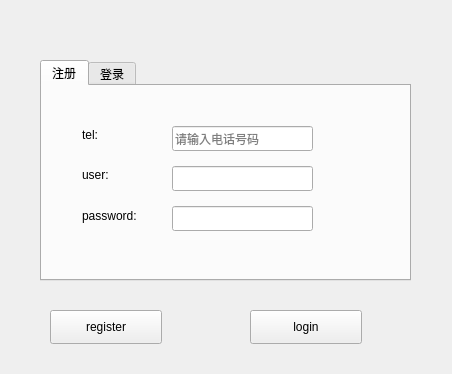
<?xml version="1.0" encoding="UTF-8"?>
<ui version="4.0">
 <class>login</class>
 <widget class="QWidget" name="login">
  <property name="geometry">
   <rect>
    <x>0</x>
    <y>0</y>
    <width>452</width>
    <height>374</height>
   </rect>
  </property>
  <property name="windowTitle">
   <string>Form</string>
  </property>
  <widget class="QTabWidget" name="tabWidget">
   <property name="geometry">
    <rect>
     <x>40</x>
     <y>60</y>
     <width>371</width>
     <height>221</height>
    </rect>
   </property>
   <property name="currentIndex">
    <number>0</number>
   </property>
   <widget class="QWidget" name="tab">
    <attribute name="title">
     <string>注册</string>
    </attribute>
    <widget class="QLabel" name="label">
     <property name="geometry">
      <rect>
       <x>40</x>
       <y>40</y>
       <width>81</width>
       <height>18</height>
      </rect>
     </property>
     <property name="text">
      <string>tel:</string>
     </property>
    </widget>
    <widget class="QLineEdit" name="registerTel">
     <property name="geometry">
      <rect>
       <x>130</x>
       <y>40</y>
       <width>141</width>
       <height>25</height>
      </rect>
     </property>
     <property name="echoMode">
      <enum>QLineEdit::Normal</enum>
     </property>
     <property name="placeholderText">
      <string>请输入电话号码</string>
     </property>
    </widget>
    <widget class="QLabel" name="label_2">
     <property name="geometry">
      <rect>
       <x>40</x>
       <y>80</y>
       <width>81</width>
       <height>18</height>
      </rect>
     </property>
     <property name="text">
      <string>user:</string>
     </property>
    </widget>
    <widget class="QLabel" name="label_5">
     <property name="geometry">
      <rect>
       <x>40</x>
       <y>120</y>
       <width>81</width>
       <height>20</height>
      </rect>
     </property>
     <property name="text">
      <string>password:</string>
     </property>
    </widget>
    <widget class="QLineEdit" name="registerUser">
     <property name="geometry">
      <rect>
       <x>130</x>
       <y>80</y>
       <width>141</width>
       <height>25</height>
      </rect>
     </property>
    </widget>
    <widget class="QLineEdit" name="registerPasswrd">
     <property name="geometry">
      <rect>
       <x>130</x>
       <y>120</y>
       <width>141</width>
       <height>25</height>
      </rect>
     </property>
     <property name="echoMode">
      <enum>QLineEdit::Password</enum>
     </property>
    </widget>
   </widget>
   <widget class="QWidget" name="tab_2">
    <attribute name="title">
     <string>登录</string>
    </attribute>
    <widget class="QLabel" name="label_6">
     <property name="geometry">
      <rect>
       <x>40</x>
       <y>90</y>
       <width>81</width>
       <height>20</height>
      </rect>
     </property>
     <property name="text">
      <string>password:</string>
     </property>
    </widget>
    <widget class="QLabel" name="label_7">
     <property name="geometry">
      <rect>
       <x>40</x>
       <y>50</y>
       <width>81</width>
       <height>18</height>
      </rect>
     </property>
     <property name="text">
      <string>user:</string>
     </property>
    </widget>
    <widget class="QLineEdit" name="loginPasswrd">
     <property name="geometry">
      <rect>
       <x>130</x>
       <y>90</y>
       <width>141</width>
       <height>25</height>
      </rect>
     </property>
     <property name="echoMode">
      <enum>QLineEdit::Password</enum>
     </property>
    </widget>
    <widget class="QLineEdit" name="loignUser">
     <property name="geometry">
      <rect>
       <x>130</x>
       <y>50</y>
       <width>141</width>
       <height>25</height>
      </rect>
     </property>
    </widget>
   </widget>
  </widget>
  <widget class="QPushButton" name="pushButton">
   <property name="geometry">
    <rect>
     <x>50</x>
     <y>310</y>
     <width>112</width>
     <height>34</height>
    </rect>
   </property>
   <property name="text">
    <string>register</string>
   </property>
  </widget>
  <widget class="QPushButton" name="pushButton_2">
   <property name="geometry">
    <rect>
     <x>250</x>
     <y>310</y>
     <width>112</width>
     <height>34</height>
    </rect>
   </property>
   <property name="text">
    <string>login</string>
   </property>
  </widget>
 </widget>
 <resources/>
 <connections/>
</ui>
